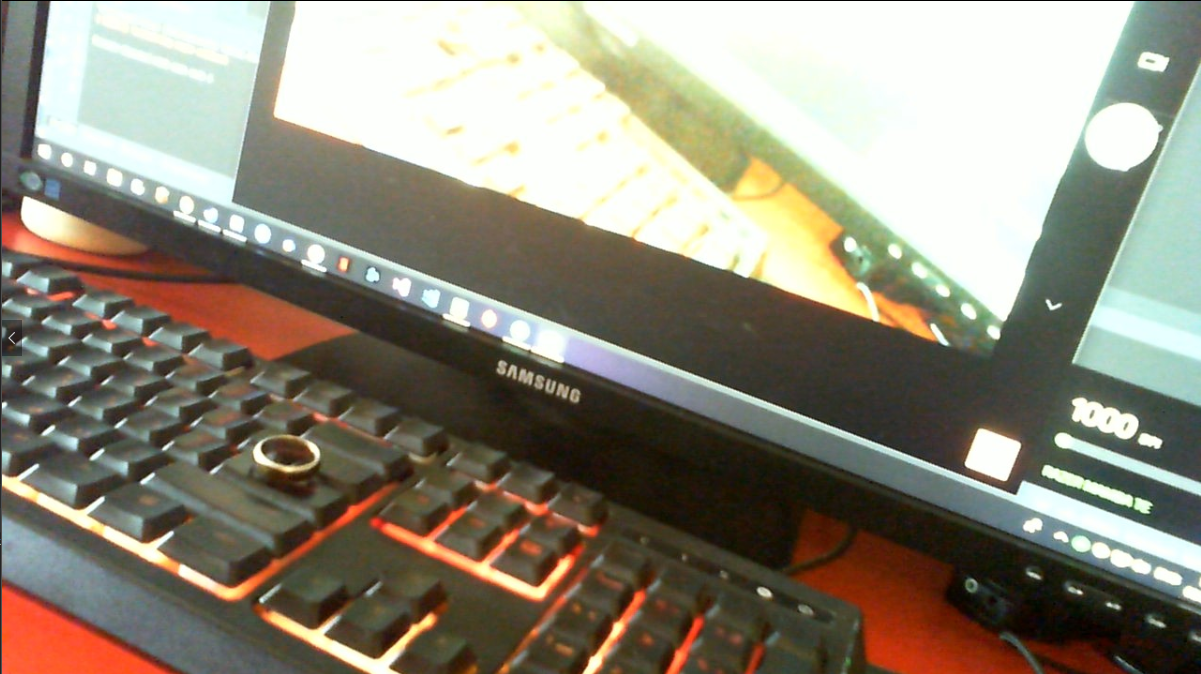
#> input picture python/Games/OpenCV/fullimg.png, 1201 x 674 px, given in place of the camera
$ python ColorDet.py
#> lines starting #> are read from the running program, lines starting #| are printed output that depends on the picture; after the words box and inside, x2 and y2 are one past the last pixel; in counts of white or black regions, pixels touching at a corner belong together
import numpy as np
import cv2
cap = cv2.VideoCapture(0)

while True:
    ret, frame = cap.read()
#> frame is the input picture: shape (674, 1201, 3); mean B, G, R 122.5, 137.4, 142.8

    # canny = cv2.Canny(frame, 120, 120)

    # cv2.imshow('frame', frame)
    # cv2.imshow('canny', canny)
    hsv = cv2.cvtColor(frame, cv2.COLOR_BGR2HSV)
#> hsv: shape (674, 1201, 3); mean H, S, V 42.9, 67.6, 148.9

    # red_low = np.array([150, 120, 0])
    # red_high = np.array([180, 255, 255])

    red_low = np.array([160, 100, 100])
    red_high = np.array([179, 255, 255])

    mask = cv2.inRange(hsv, red_low, red_high)
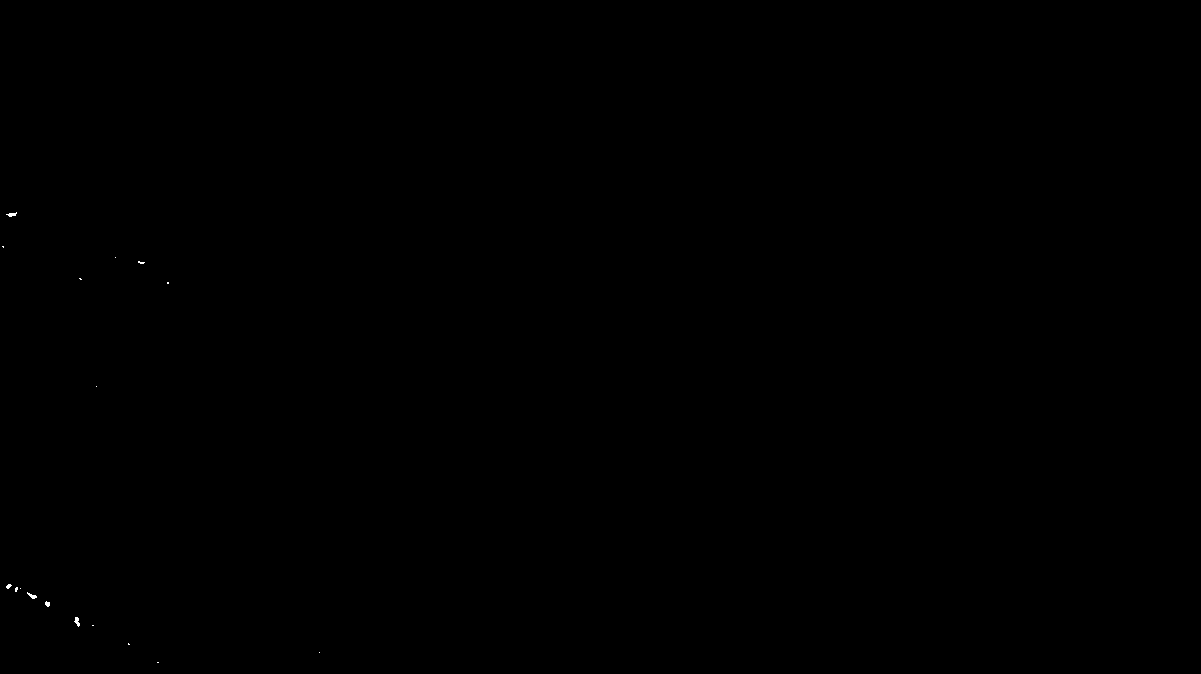
#> mask: shape (674, 1201); 0.02% white in thin lines or dots, all inside (x1, y1, x2, y2) = (2, 212, 320, 663)

    res = cv2.bitwise_and(frame, frame, mask=mask)

    # slider
    kernel = np.ones((5, 5), np.uint8)

    dilation = cv2.dilate(mask, kernel, iterations=1)
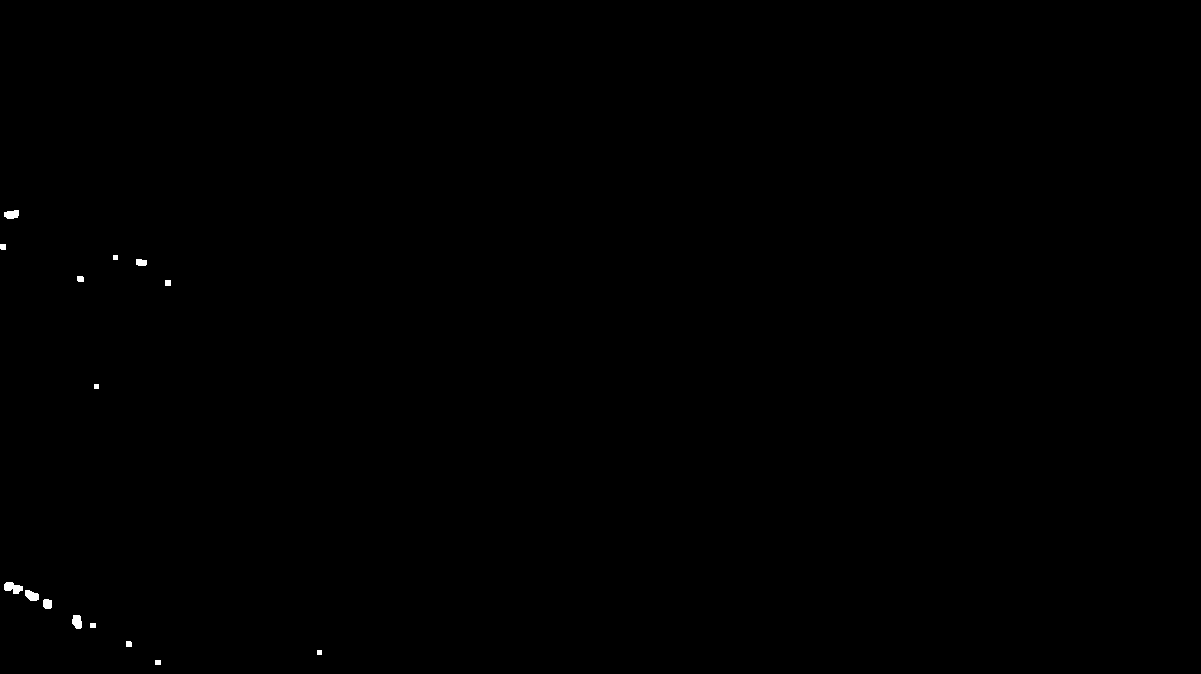
#> dilation: shape (674, 1201); 0.11% white; 15 white regions, largest, box (x1, y1, x2, y2) and area: (4, 582, 23, 594) 152, (25, 590, 39, 601) 115, (72, 615, 82, 629) 115

    # closing to mask (remove false black noise in object)
    closing = cv2.morphologyEx(mask, cv2.MORPH_CLOSE, kernel)
#> closing: shape (674, 1201); 0.02% white in thin lines or dots, all inside (x1, y1, x2, y2) = (0, 212, 320, 663)

    # opening to closing (remove false background noise)
    opening = cv2.morphologyEx(closing, cv2.MORPH_OPEN, kernel)
#> opening: shape (674, 1201); every value is 0

    cv2.imshow('frame', frame)

    cv2.imshow('res', res)

    cv2.imshow('mask', mask)

    cv2.imshow('dil', dilation)

    cv2.imshow('op', opening)

    cv2.imshow('clo', closing)

    if cv2.waitKey(1) & 0xFF == ord('q'):
#> (key q is pressed here)
        break

cap.release()
cv2.destroyAllWindows()
